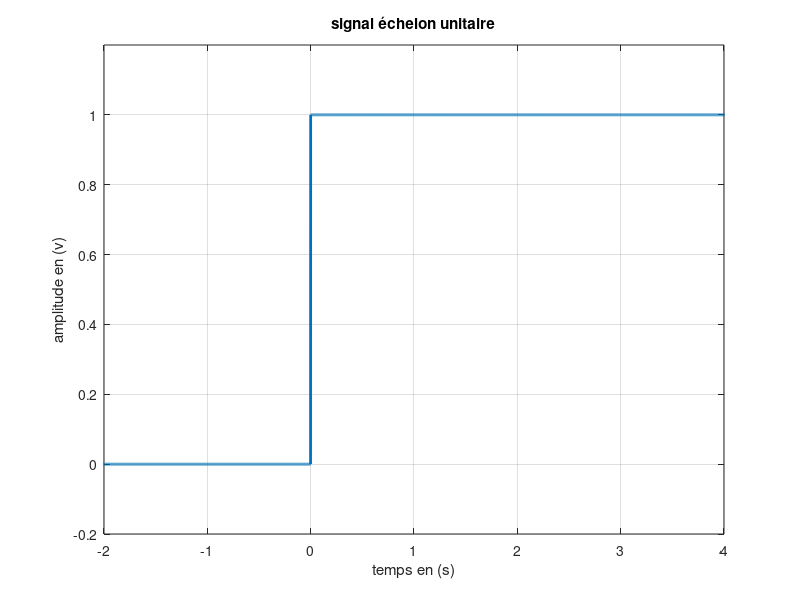

Write MATLAB code to recreate this figure.
t = -10:1/1000:10;
u = zeros(size(t));
u(find(t >= 0)) = 1;
figure(3);
plot(t, u, 'LineWidth', 2);
grid;
xlabel('temps en (s)');
ylabel('amplitude en (v)');
title('signal échelon unitaire');
axis([-2 4 -0.2 1.2]);        % Zoom autour de la transition à t = 1
